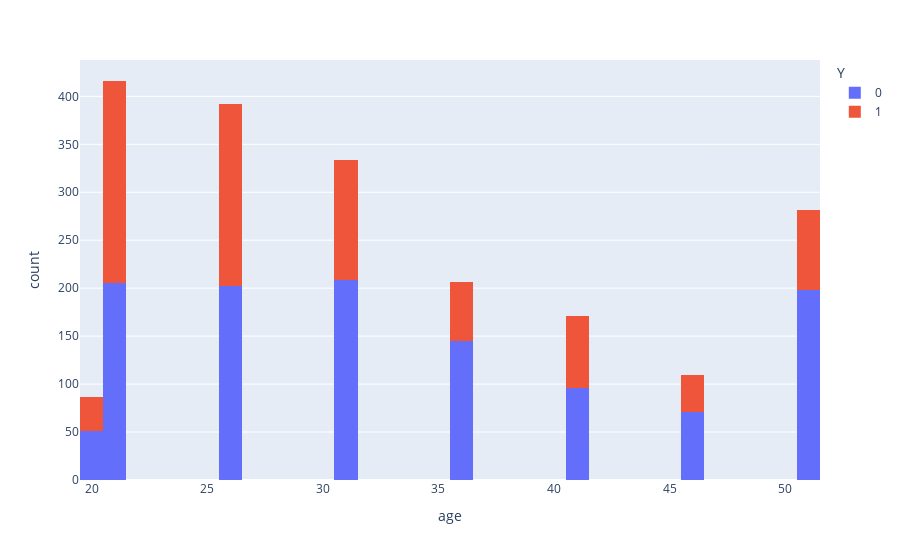

Source (notebook cell):
### Code cell
px.histogram(bars, x='age', color='Y')

### Figure 1 — Plotly figure (JSON) as saved in the notebook; plotly's stock layout.template omitted (floating-point values rounded to 4 significant figures; data arrays with more than 128 entries replaced by an {"elided": "..."} marker saying what was removed)
{"data": [{"alignmentgroup": "True", "bingroup": "x", "hovertemplate": "Y=0<br>age=%{x}<br>count=%{y}<extra></extra>", "legendgroup": "0", "marker": {"color": "#636efa", "pattern": {"shape": ""}}, "name": "0", "offsetgroup": "0", "orientation": "v", "showlegend": true, "type": "histogram", "x": {"elided": "1177 int values"}, "xaxis": "x", "yaxis": "y"}, {"alignmentgroup": "True", "bingroup": "x", "hovertemplate": "Y=1<br>age=%{x}<br>count=%{y}<extra></extra>", "legendgroup": "1", "marker": {"color": "#EF553B", "pattern": {"shape": ""}}, "name": "1", "offsetgroup": "1", "orientation": "v", "showlegend": true, "type": "histogram", "x": {"elided": "819 int values"}, "xaxis": "x", "yaxis": "y"}], "layout": {"barmode": "relative", "legend": {"title": {"text": "Y"}, "tracegroupgap": 0}, "margin": {"t": 60}, "xaxis": {"anchor": "y", "domain": [0, 1], "title": {"text": "age"}}, "yaxis": {"anchor": "x", "domain": [0, 1], "title": {"text": "count"}}}}
